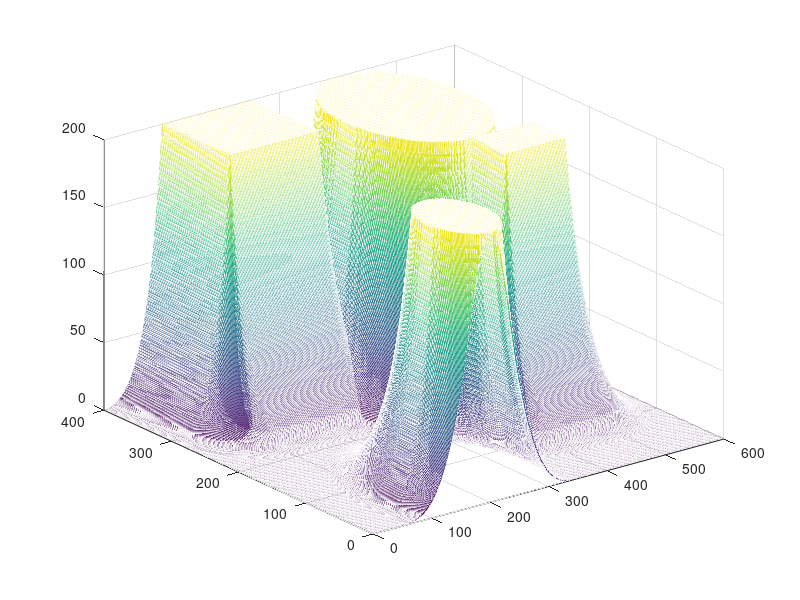

The MATLAB script that drew this image: (Note: this script raises an error after producing the figure.)
%
% PotentialFieldScript.m
%

%% Generate some points

nrows = 400;
ncols = 600;

obstacle = false(nrows, ncols);

[x, y] = meshgrid (1:ncols, 1:nrows);

%% Generate some obstacle

obstacle (300:end, 100:250) = true;
obstacle (150:200, 400:500) = true;

t = ((x - 200).^2 + (y - 50).^2) < 50^2;
obstacle(t) = true;

t = ((x - 400).^2 + (y - 300).^2) < 100^2;
obstacle(t) = true;

%% Compute distance transform

d = bwdist(obstacle);

% Rescale and transform distances

d2 = (d/100) + 1;

d0 = 2;
nu = 800;

repulsive = nu*((1./d2 - 1/d0).^2);

repulsive (d2 > d0) = 0;


%% Display repulsive potential

figure;
m = mesh (repulsive);
m.FaceLighting = 'phong';
axis equal;

title ('Repulsive Potential');
saveas(gcf,'repulsive','png');
%% Compute attractive force

goal = [400, 50];

xi = 1/700;

attractive = xi * ( (x - goal(1)).^2 + (y - goal(2)).^2 );

figure;
m = mesh (attractive);
m.FaceLighting = 'phong';
axis equal;

title ('Attractive Potential');
saveas(gcf,'attractive','png');

%% Display 2D configuration space

figure;
imshow(~obstacle);

hold on;
plot (goal(1), goal(2), 'r.', 'MarkerSize', 25);
hold off;

axis ([0 ncols 0 nrows]);
axis xy;
axis on;

xlabel ('x');
ylabel ('y');

title ('Configuration Space');
saveas(gcf,'config_grad','png');

%% Combine terms

f = attractive + repulsive;

figure;
m = mesh (f);
m.FaceLighting = 'phong';
axis equal;

title ('Total Potential');
saveas(gcf,'potential','png');

%% Plan route
start = [50, 350];

route = GradientBasedPlanner (f, start, goal, 1000);

%% Plot the energy surface

figure;
m = mesh (f);
axis equal;

%% Plot ball sliding down hill
video=1;
if video
  video_writer = VideoWriter('grad_plan.avi', 'Uncompressed AVI');
  open(video_writer);
end
[sx, sy, sz] = sphere(20);

scale = 20;
sx = scale*sx;
sy = scale*sy;
sz = scale*(sz+1);

hold on;
p = mesh(sx, sy, sz);
p.FaceColor = 'red';
p.EdgeColor = 'none';
p.FaceLighting = 'phong';
hold off;

for i = 1:size(route,1)
    P = round(route(i,:));
    z = f(P(2), P(1));
    
    p.XData = sx + P(1);
    p.YData = sy + P(2);
    p.ZData = sz + f(P(2), P(1));
    
    drawnow;
    
    drawnow;
    if video
        writeVideo(video_writer, getframe(gcf));
    end
    
end
if video
  close(video_writer);
end

%% quiver plot
[gx, gy] = gradient (-f);
skip = 20;

figure;

xidx = 1:skip:ncols;
yidx = 1:skip:nrows;

quiver (x(yidx,xidx), y(yidx,xidx), gx(yidx,xidx), gy(yidx,xidx), 0.6);

axis ([1 ncols 1 nrows]);

hold on;

ps = plot(start(1), start(2), 'r.', 'MarkerSize', 30);
pg = plot(goal(1), goal(2), 'g.', 'MarkerSize', 30);
p3 = plot (route(:,1), route(:,2), 'r', 'LineWidth', 2);

saveas(gcf,'quiver','png');